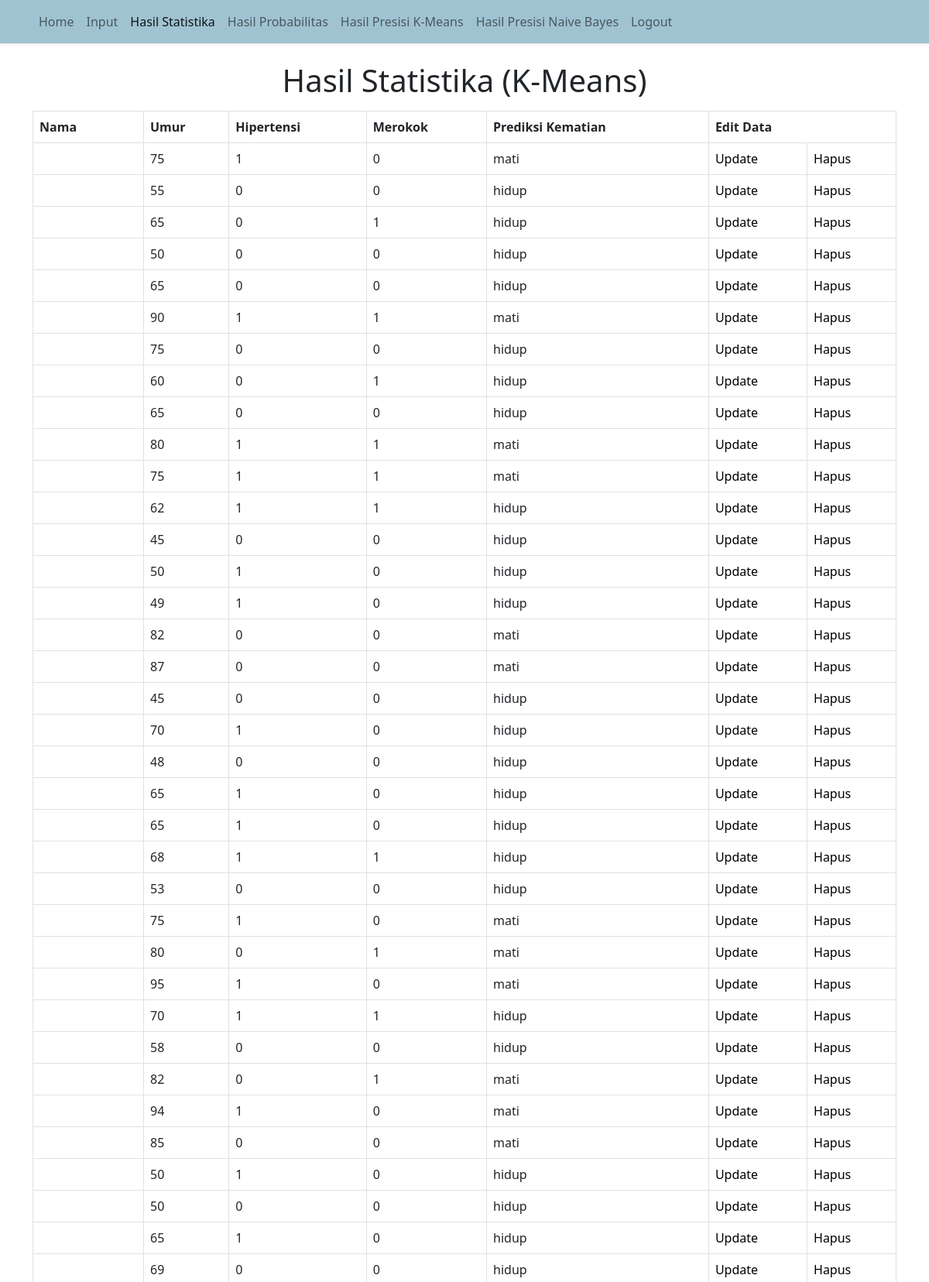
Screenshot of /hasil.php (upper part) with the database file from the repository.
### tables this page shows
CREATE TABLE `user_input` (
  `nama` varchar(15) NOT NULL,
  `umur` int(11) NOT NULL,
  `umur_asli` int(11) NOT NULL,
  `hipertensi` int(11) NOT NULL,
  `merokok` int(11) NOT NULL,
  `prediksi_kematian` int(11) NOT NULL,
  `prediksi_kematian_kmeans` int(11) NOT NULL,
  `kombinasi_input` enum('000','001','010','011','100','101','110','111') NOT NULL,
  `input_output` enum('0000','0001','0010','0011','0100','0101','0110','0111','1000','1001','1010','1011','1100','1101','1110','1111') NOT NULL,
  `hasil_nbayes` int(11) NOT NULL
);

### hasil.php (the view, shortened to what this page needs)
<!DOCTYPE html>
<html lang="en">
<head>
  <link href="https://cdn.jsdelivr.net/npm/bootstrap@5.2.3/dist/css/bootstrap.min.css" rel="stylesheet"
>
  <link href="https://cdn.jsdelivr.net/npm/bootstrap@5.2.3/dist/css/bootstrap.min.css" rel="stylesheet"
>
</head>
<body>
  <nav class="navbar navbar-expand-lg bg-nav shadow-sm fixed-top">
    <div class="container">
      <div class="navbar-nav bg-nav">
        <a class="nav-link" aria-current="page" href="index.php">Home</a>
        <a class="nav-link" href="data.php">Input</a>
        <a class="nav-link active" href="hasil.php">Hasil Statistika</a>
        <a class="nav-link" href="hasilprob.php">Hasil Probabilitas</a>
        <a class="nav-link" href="Means.php">Hasil Presisi K-Means</a>
        <a class="nav-link" href="hasilpresisi.php">Hasil Presisi Naive Bayes</a>
        <a class="nav-link" href="logout.php">Logout</a>
      </div>
    </div>
  </nav>
  <h1 align="center">Hasil Statistika (K-Means)</h1>
  <div class="container">
    <table class="table table-bordered">
      <tr>
        <th>Nama </th>
        <th>Umur</th>
        <th>Hipertensi</th>
        <th>Merokok</th>
        <th> Prediksi Kematian </th>
        <th colspan="3">Edit Data</th>
      </tr>
      <?php
      include 'koneksi.php';
      $data = mysqli_query($koneksi, "Select * from user_input");
      while ($data2 = mysqli_fetch_array($data)) { ?>
        <tr>
          <td>
          </td>
          <td>
            <?php echo $data2["umur"]; ?>
          </td>
          <td>
            <?php echo $data2["hipertensi"]; ?>
          </td>
          <td>
            <?php echo $data2["merokok"]; ?>
          </td>
          <td>
            <?php
            if (($data2["prediksi_kematian_kmeans"]) == 1) {
              echo "mati";
            } else {
              echo "hidup";
            }
            ?>
          </td>
          <td><a name="update" class="link-website" href="update.php?nama=<?php echo $data_uji["nama"]; ?>">Update</a>
          </td>
          <td><a class="link-website" href="proseshapus.php?nama=<?php echo $data_uji["nama"]; ?>">Hapus</a></td>
        </tr>
      <?php } ?>
    </table>
  </div>
</body>
</html>

### hasil.php (style rules this page uses)
.bg-nav { background-color: #A0C3D2; }
h1 { margin-top: 80px; }
table { margin-top: 15px; border: solid 1px; }
.link-website { text-decoration: none; color: black; }
body { margin-bottom: 20px; }

### rows the page displays
user_input: umur "75", hipertensi "1", merokok "0", prediksi_kematian_kmeans "mati"
user_input: umur "55", hipertensi "0", merokok "0", prediksi_kematian_kmeans "hidup"
user_input: umur "65", hipertensi "0", merokok "1", prediksi_kematian_kmeans "hidup"
user_input: umur "50", hipertensi "0", merokok "0", prediksi_kematian_kmeans "hidup"
user_input: umur "65", hipertensi "0", merokok "0", prediksi_kematian_kmeans "hidup"
user_input: umur "90", hipertensi "1", merokok "1", prediksi_kematian_kmeans "mati"
user_input: umur "75", hipertensi "0", merokok "0", prediksi_kematian_kmeans "hidup"
user_input: umur "60", hipertensi "0", merokok "1", prediksi_kematian_kmeans "hidup"
user_input: umur "65", hipertensi "0", merokok "0", prediksi_kematian_kmeans "hidup"
user_input: umur "80", hipertensi "1", merokok "1", prediksi_kematian_kmeans "mati"
user_input: umur "75", hipertensi "1", merokok "1", prediksi_kematian_kmeans "mati"
user_input: umur "62", hipertensi "1", merokok "1", prediksi_kematian_kmeans "hidup"
user_input: umur "45", hipertensi "0", merokok "0", prediksi_kematian_kmeans "hidup"
user_input: umur "50", hipertensi "1", merokok "0", prediksi_kematian_kmeans "hidup"
user_input: umur "49", hipertensi "1", merokok "0", prediksi_kematian_kmeans "hidup"
user_input: umur "82", hipertensi "0", merokok "0", prediksi_kematian_kmeans "mati"
user_input: umur "87", hipertensi "0", merokok "0", prediksi_kematian_kmeans "mati"
user_input: umur "45", hipertensi "0", merokok "0", prediksi_kematian_kmeans "hidup"
user_input: umur "70", hipertensi "1", merokok "0", prediksi_kematian_kmeans "hidup"
user_input: umur "48", hipertensi "0", merokok "0", prediksi_kematian_kmeans "hidup"
user_input: umur "65", hipertensi "1", merokok "0", prediksi_kematian_kmeans "hidup"
user_input: umur "65", hipertensi "1", merokok "0", prediksi_kematian_kmeans "hidup"
user_input: umur "68", hipertensi "1", merokok "1", prediksi_kematian_kmeans "hidup"
user_input: umur "53", hipertensi "0", merokok "0", prediksi_kematian_kmeans "hidup"
user_input: umur "75", hipertensi "1", merokok "0", prediksi_kematian_kmeans "mati"
user_input: umur "80", hipertensi "0", merokok "1", prediksi_kematian_kmeans "mati"
user_input: umur "95", hipertensi "1", merokok "0", prediksi_kematian_kmeans "mati"
user_input: umur "70", hipertensi "1", merokok "1", prediksi_kematian_kmeans "hidup"
user_input: umur "58", hipertensi "0", merokok "0", prediksi_kematian_kmeans "hidup"
user_input: umur "82", hipertensi "0", merokok "1", prediksi_kematian_kmeans "mati"
user_input: umur "94", hipertensi "1", merokok "0", prediksi_kematian_kmeans "mati"
user_input: umur "85", hipertensi "0", merokok "0", prediksi_kematian_kmeans "mati"
user_input: umur "50", hipertensi "1", merokok "0", prediksi_kematian_kmeans "hidup"
user_input: umur "50", hipertensi "0", merokok "0", prediksi_kematian_kmeans "hidup"
user_input: umur "65", hipertensi "1", merokok "0", prediksi_kematian_kmeans "hidup"
user_input: umur "69", hipertensi "0", merokok "0", prediksi_kematian_kmeans "hidup"
